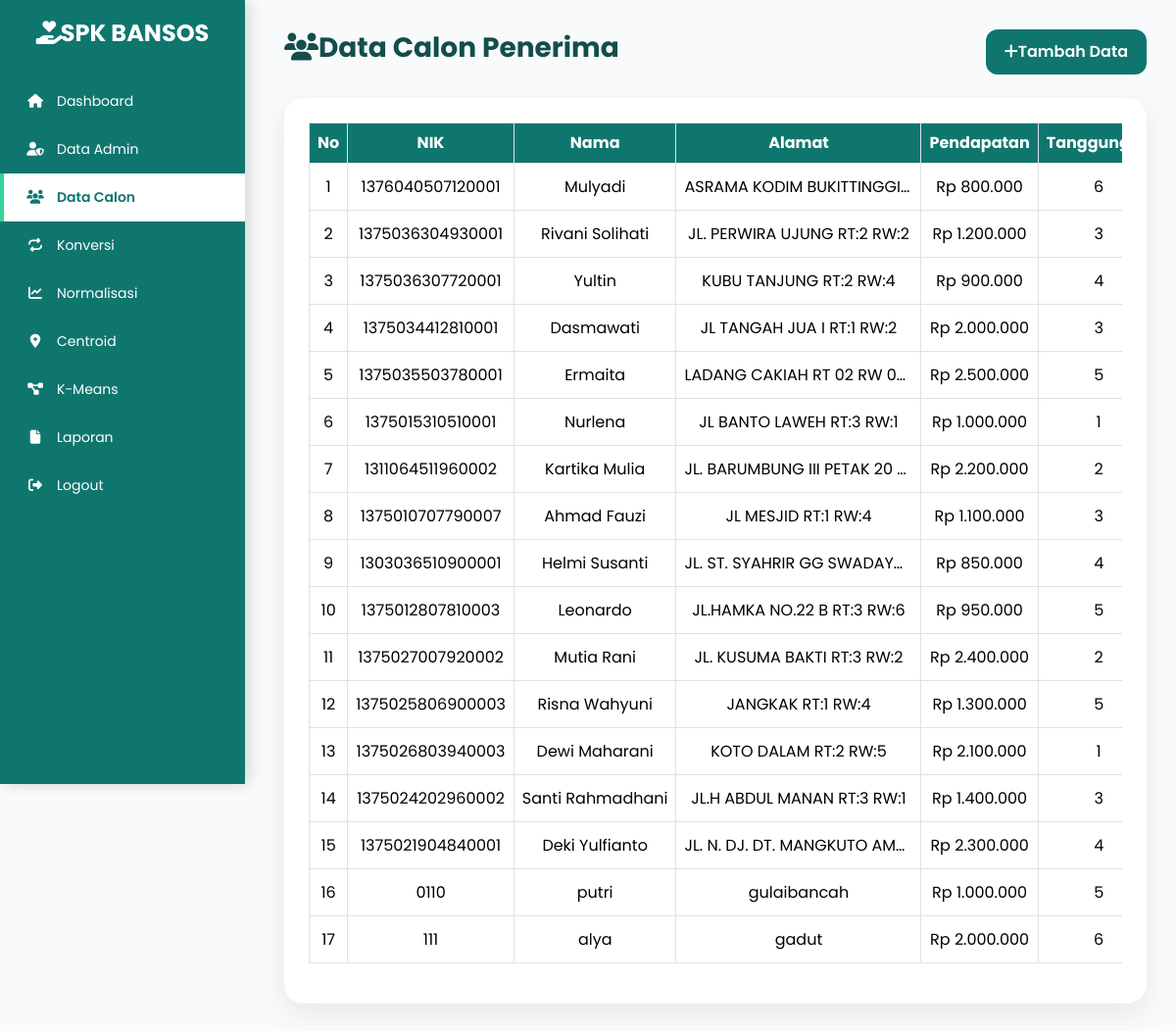
Screenshot of /admin/calon_penerima.php (signed in) with the database file from the repository.
### tables this page shows
CREATE TABLE `tbl_calon_penerima` (
  `id_calon` int(11) NOT NULL,
  `nik` varchar(16) NOT NULL,
  `nama` varchar(100) NOT NULL,
  `alamat` text DEFAULT NULL,
  `pendapatan` decimal(12,2) NOT NULL,
  `jumlah_tanggungan` int(11) NOT NULL,
  `daya_listrik` enum('450 VA','900 VA') NOT NULL,
  `status_rumah` enum('Bebas Sewa','Kontrak','Milik Sendiri') NOT NULL,
  `kondisi_rumah` enum('Tidak Permanen','Semi Permanen','Permanen') NOT NULL,
  `created_at` timestamp NULL DEFAULT current_timestamp(),
  `updated_at` timestamp NULL DEFAULT current_timestamp() ON UPDATE current_timestamp()
);

### admin/calon_penerima.php (the view, shortened to what this page needs)
<?php
require_once __DIR__ . "/../config/koneksi.php";
$query = "SELECT * FROM tbl_calon_penerima ORDER BY id_calon ASC";
$result = mysqli_query($conn,$query);
$totalData = mysqli_num_rows($result);
include "../includes/header.php";
include "../includes/sidebar.php";
?>
<div class="content">
<div class="d-flex justify-content-between align-items-center mb-4">
<h3 class="title">
<i class="fa-solid fa-users"></i>Data Calon Penerima</h3>
<a href="tambah_calon.php" class="btn btn-tambah">
<i class="fa fa-plus"></i>Tambah Data</a>
</div>
<div class="card-custom">
<div class="table-scroll">
<table class="table table-bordered">
<thead>
<tr>
<th width="50">No</th>
<th>NIK</th>
<th>Nama</th>
<th width="250">Alamat</th>
<th>Pendapatan</th>
<th>Tanggungan</th>
</tr>
</thead>
<tbody>
<?php if($totalData > 0): ?>
<?php
$no=1;
while($row=mysqli_fetch_assoc($result)):
?>
<tr>
<td>
<?= $no++ ?>
</td>
<td>
<?= htmlspecialchars($row['nik']) ?>
</td>
<td>
<?= htmlspecialchars($row['nama']) ?>
</td>
<td class="alamat">
<?= htmlspecialchars($row['alamat']) ?>
</td>
<td>
Rp <?= number_format(
$row['pendapatan'],
0,
",",
"."
) ?>
</td>
<td>
<?= $row['jumlah_tanggungan'] ?>
</td>
</tr>
<?php endwhile; ?>
<?php endif; ?>
</tbody>
</table>
</div>
</div>
</div>
<?php include "../includes/footer.php"; ?>

### includes/header.php (shortened to what this page needs)
<!DOCTYPE html>
<html lang="id">
<head>
<link href="https://cdn.jsdelivr.net/npm/bootstrap@5.3.3/dist/css/bootstrap.min.css" rel="stylesheet">
<link rel="stylesheet" href="https://cdnjs.cloudflare.com/ajax/libs/font-awesome/6.7.2/css/all.min.css">
<link rel="stylesheet" href="../assets/css/style.css">
</head>
<body>

### includes/sidebar.php (shortened to what this page needs)
<?php
$current = basename($_SERVER['PHP_SELF']);
$role = $_SESSION['role'] ?? '';
$base = "/bansos-kmeans";
?>
<div class="sidebar" id="sidebar">
<div class="logo">
<h4>
<i class="fa-solid fa-hand-holding-heart"></i>
SPK BANSOS
</h4>
</div>
<a href="<?= $base ?>/admin/dashboard.php"
class="<?= ($current == 'dashboard.php') ? 'active' : '' ?>">
<i class="fa fa-home"></i>
<span>Dashboard</span>
</a>
<?php if($role == 'superadmin'): ?>
<a href="<?= $base ?>/admin/kelola_admin.php"
class="<?= ($current == 'kelola_admin.php') ? 'active' : '' ?>">
<i class="fa fa-user-shield"></i>
<span>Data Admin</span>
</a>
<?php endif; ?>
<a href="<?= $base ?>/admin/calon_penerima.php"
class="<?= ($current == 'calon_penerima.php') ? 'active' : '' ?>">
<i class="fa fa-users"></i>
<span>Data Calon</span>
</a>
<a href="<?= $base ?>/admin/konversi.php"
class="<?= ($current == 'konversi.php') ? 'active' : '' ?>">
<i class="fa fa-repeat"></i>
<span>Konversi</span>
</a>
<a href="<?= $base ?>/admin/normalisasi.php"
class="<?= ($current == 'normalisasi.php') ? 'active' : '' ?>">
<i class="fa fa-chart-line"></i>
<span>Normalisasi</span>
</a>
<a href="<?= $base ?>/admin/centroid.php"
class="<?= ($current == 'centroid.php') ? 'active' : '' ?>">
<i class="fa fa-location-dot"></i>
<span>Centroid</span>
</a>
<a href="<?= $base ?>/admin/proses_kmeans.php"
   class="<?= ($current == 'proses_kmeans.php') ? 'active' : '' ?>">
    <i class="fa-solid fa-diagram-project"></i>
    <span>K-Means</span>
</a>
<a href="<?= $base ?>/admin/laporan.php"
class="<?= ($current == 'laporan.php') ? 'active' : '' ?>">
<i class="fa fa-file"></i>
<span>Laporan</span>
</a>
<a href="<?= $base ?>/auth/logout.php">
<i class="fa fa-right-from-bracket"></i>
<span>Logout</span>
</a>
</div>

### includes/footer.php (shortened to what this page needs)
</body>
</html>

### assets/css/style.css (style rules this page uses)
:root { --primary:#0F766E; --secondary:#134E4A; --bg:#F8FAFC; --card:#FFFFFF; --text:#1F2937; --accent:#34D399; --shadow:0 8px 20px rgba(0,0,0,.08); }
* { font-family:'Poppins',sans-serif; margin:0; padding:0; box-sizing:border-box; transition:.3s ease; }
body { background:var(--bg); color:var(--text); }
.sidebar { position:fixed; left:0; top:0; width:260px; height:100%; background:linear-gradient(180deg,var(--secondary),var(--primary)); padding-top:20px; overflow-y:auto; box-shadow:4px 0 15px rgba(0,0,0,.15); transition:.3s ease; }
.logo { text-align:center; color:white; font-size:20px; font-weight:700; margin-bottom:30px; }
.sidebar a { display:flex; align-items:center; gap:12px; padding:14px 22px; color:white; text-decoration:none; font-size:14px; border-left:4px solid transparent; white-space:nowrap; }
.sidebar a i { width:20px; text-align:center; }
.sidebar a.active { background:rgba(255,255,255,.15); border-left:4px solid var(--accent); font-weight:600; }
.content { margin-left:260px; padding:30px; transition:.3s ease; }

### includes/sidebar.php (style rules this page uses)
.sidebar { position: fixed; top: 0; left: 0; width: 250px; height: 100vh; background: #0f766e; padding-top: 20px; overflow-y: auto; transition: .3s; z-index: 9998; }
.sidebar .logo { text-align:center; color:white; margin-bottom:30px; }
.sidebar .logo h4 { margin:0; font-weight:700; }
.sidebar a { display:flex; align-items:center; gap:12px; color:white; text-decoration:none; padding:14px 22px; transition:.3s; }
.sidebar a.active { background:white; color:#0f766e; font-weight:600; }
.sidebar i { width:20px; text-align:center; }

### admin/calon_penerima.php (style rules this page uses)
.title { color:#134E4A; font-weight:700; }
.card-custom { background:#fff; border-radius:20px; box-shadow:0 10px 30px rgba(0,0,0,.08); padding:25px; }
.table-scroll { width:100%; overflow-x:auto; }
.table { min-width:1200px; }
.table thead th { background:#0F766E; color:white; text-align:center; white-space:nowrap; }
.table tbody td { text-align:center; vertical-align:middle; white-space:nowrap; }
.alamat { max-width:250px; overflow:hidden; text-overflow:ellipsis; }
.btn-tambah { background:#0F766E; color:#fff; border-radius:12px; font-weight:600; padding:10px 18px; }

### rows the page displays
tbl_calon_penerima: nik "1376040507120001", nama "Mulyadi", alamat "ASRAMA KODIM BUKITTINGGI…", pendapatan "800.000", jumlah_tanggungan "6"
tbl_calon_penerima: nik "1375036304930001", nama "Rivani Solihati", alamat "JL. PERWIRA UJUNG RT:2 RW:2", pendapatan "1.200.000", jumlah_tanggungan "3"
tbl_calon_penerima: nik "1375036307720001", nama "Yultin", alamat "KUBU TANJUNG RT:2 RW:4", pendapatan "900.000", jumlah_tanggungan "4"
tbl_calon_penerima: nik "1375034412810001", nama "Dasmawati", alamat "JL TANGAH JUA I RT:1 RW:2", pendapatan "2.000.000", jumlah_tanggungan "3"
tbl_calon_penerima: nik "1375035503780001", nama "Ermaita", alamat "LADANG CAKIAH RT 02 RW 0…", pendapatan "2.500.000", jumlah_tanggungan "5"
tbl_calon_penerima: nik "1375015310510001", nama "Nurlena", alamat "JL BANTO LAWEH RT:3 RW:1", pendapatan "1.000.000", jumlah_tanggungan "1"
tbl_calon_penerima: nik "1311064511960002", nama "Kartika Mulia", alamat "JL. BARUMBUNG III PETAK 20…", pendapatan "2.200.000", jumlah_tanggungan "2"
tbl_calon_penerima: nik "1375010707790007", nama "Ahmad Fauzi", alamat "JL MESJID RT:1 RW:4", pendapatan "1.100.000", jumlah_tanggungan "3"
tbl_calon_penerima: nik "1303036510900001", nama "Helmi Susanti", alamat "JL. ST. SYAHRIR GG SWADAYA…", pendapatan "850.000", jumlah_tanggungan "4"
tbl_calon_penerima: nik "1375012807810003", nama "Leonardo", alamat "JL.HAMKA NO.22 B RT:3 RW:6", pendapatan "950.000", jumlah_tanggungan "5"
tbl_calon_penerima: nik "1375027007920002", nama "Mutia Rani", alamat "JL. KUSUMA BAKTI RT:3 RW:2", pendapatan "2.400.000", jumlah_tanggungan "2"
tbl_calon_penerima: nik "1375025806900003", nama "Risna Wahyuni", alamat "JANGKAK RT:1 RW:4", pendapatan "1.300.000", jumlah_tanggungan "5"
tbl_calon_penerima: nik "1375026803940003", nama "Dewi Maharani", alamat "KOTO DALAM RT:2 RW:5", pendapatan "2.100.000", jumlah_tanggungan "1"
tbl_calon_penerima: nik "1375024202960002", nama "Santi Rahmadhani", alamat "JL.H ABDUL MANAN RT:3 RW:1", pendapatan "1.400.000", jumlah_tanggungan "3"
tbl_calon_penerima: nik "1375021904840001", nama "Deki Yulfianto", alamat "JL. N. DJ. DT. MANGKUTO AME…", pendapatan "2.300.000", jumlah_tanggungan "4"
tbl_calon_penerima: nik "0110", nama "putri", alamat "gulaibancah", pendapatan "1.000.000", jumlah_tanggungan "5"
tbl_calon_penerima: nik "111", nama "alya", alamat "gadut", pendapatan "2.000.000", jumlah_tanggungan "6"
